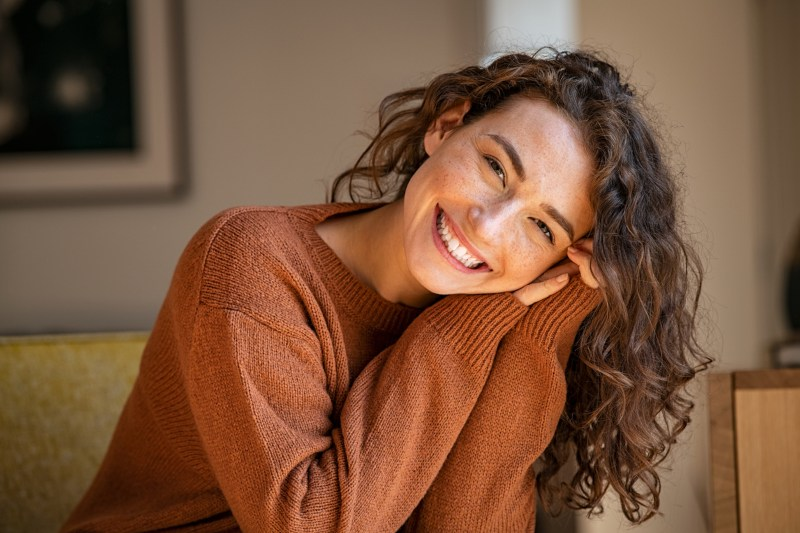
#> input picture example_inputs/persona.jpg, 800 x 533 px
$ jupyter execute all.ipynb
#> lines starting #> are read from the running program, lines starting #| are printed output that depends on the picture
[cell 1]
import numpy as np
import cv2
import matplotlib.pyplot as plt
from math import pi
from scipy import signal

[cell 2]
img = cv2.imread('../example_inputs/persona.jpg')
#> img is the input picture: shape (533, 800, 3); mean B, G, R 60, 84.7, 123.4
img = cv2.cvtColor(img, cv2.COLOR_BGR2RGB)
plt.imshow(img, cmap='gray')

GO TO GRAYSCALE

[cell 3]
def rgb2grayscale(img: np.ndarray):
    return np.around((img[:, :, 0]*0.3 + img[:, :, 1]*0.59 + img[:, :, 2]*0.11))

[cell 4]
img_gray = rgb2grayscale(img)

DEFINE CONVOLUTION

[cell 5]
def correlation(img: np.ndarray, filter: np.ndarray):
    img_x, img_y = img.shape[0], img.shape[1]
    kernel_x, kernel_y = filter.shape[0], filter.shape[1]
    if kernel_x != kernel_y:
        raise ValueError("Kernel has to be NxN")

    k = kernel_x
    new_img = np.zeros((img_x, img_y))

    pad = int((k-1)/2)

    for x in range(pad, img_x - pad):
        for y in range(pad, img_y - pad):
            subimagen = img[x - pad:x + pad + 1, y - pad:y + pad + 1]
            new_img[x, y] = np.sum(subimagen * filter)

    return new_img

[cell 6]
def correlation(img, template):
    return signal.correlate2d(img, template)
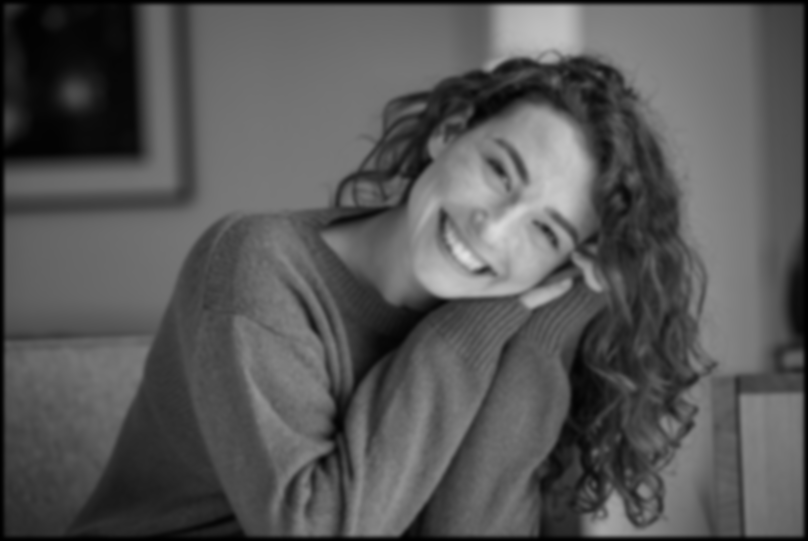
#> returned value: shape (541, 808) float64; min 0.027, max 226.1, mean 87.1

DEFINE AND APPLY GAUSSIAN KERNEL

[cell 7]
def gaussianKernel(size: int, sigma: float):
    if size % 2 == 0:
        raise ValueError("Size must be odd")
    return np.fromfunction(
        lambda x, y: (1 / ((sigma**2)*2*pi))*np.exp(-(((x-((size-1)/2))**2 + (y-((size-1)/2))**2) / (2*(sigma**2)))), (size, size)
        )

[cell 8]
blurry_img = correlation(img_gray, gaussianKernel(9, 2))

DEFINE SOBEL X AND SOBEL Y, APPLY THEM

[cell 9]
sobel_y = np.array([[-1, 0, 1],
                  [-2, 0, 2],
                  [-1, 0, 1]])/8

sobel_x = np.array([[-1, -2, -1],
                    [0, 0, 0],
                    [1, 2, 1]])/8

img_y = correlation(blurry_img, sobel_x)
#> in correlation (call 2), `return signal.correlate2d(img, template)`:
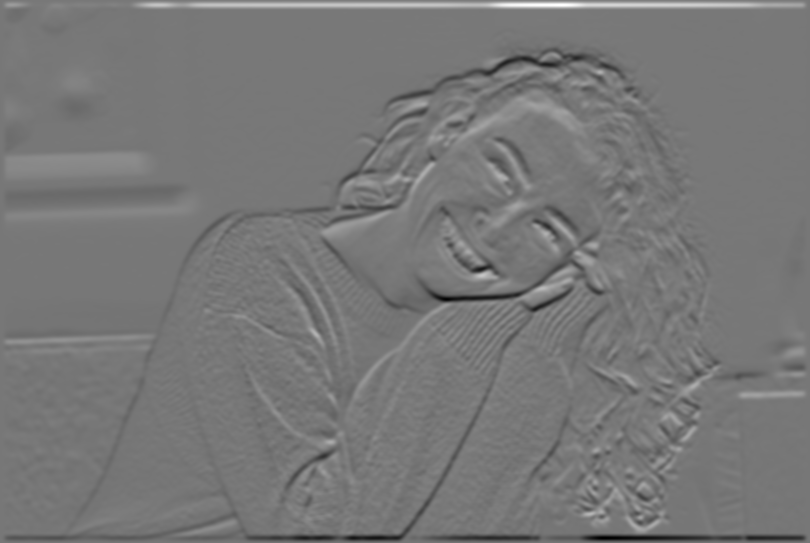
#> returned value: shape (543, 810) float64; min -31.5, max 35.52, mean 0; drawn with min black and max white
img_x = correlation(blurry_img, sobel_y)
#> in correlation (call 3), `return signal.correlate2d(img, template)`:
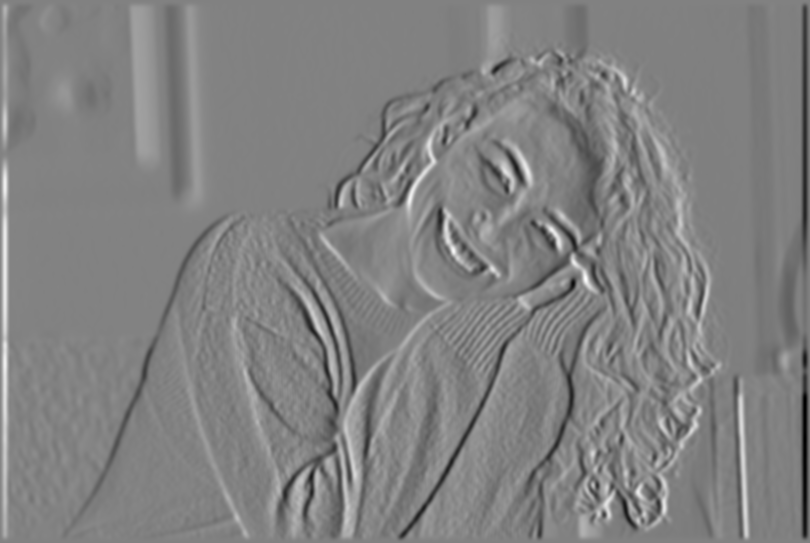
#> returned value: shape (543, 810) float64; min -22.53, max 21.76, mean 0; drawn with min black and max white

[cell 10]
# [7 lines of commented-out code are left out]

CALCULATE MAGNITUDE AND DIRECTION FROM SOBEL

[cell 11]
magnitude = np.sqrt(img_x**2 + img_y**2)
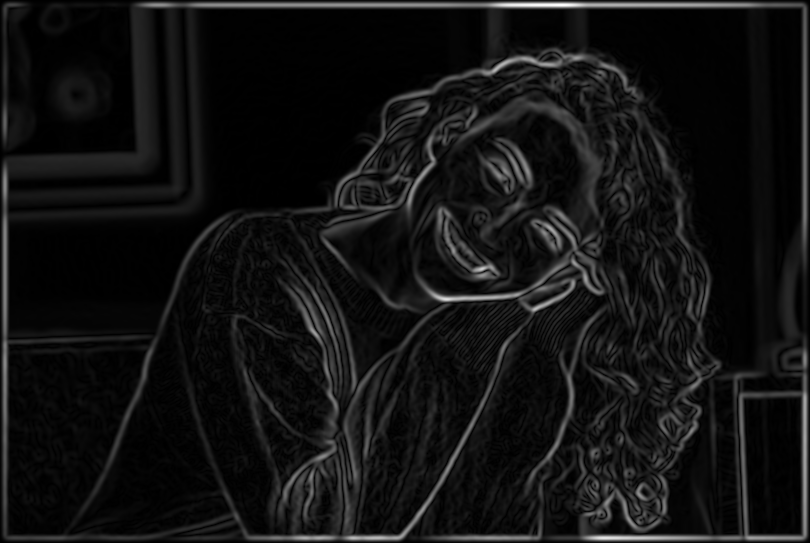
#> magnitude: shape (543, 810) float64; min 5.55e-17, max 35.52, mean 2.7; drawn with min black and max white
# plt.imshow(magnitude, cmap='viridis')
# plt.colorbar()

[cell 12]
plt.imshow(magnitude, cmap='gray')

[cell 13]
direction = np.arctan2(img_y, img_x)
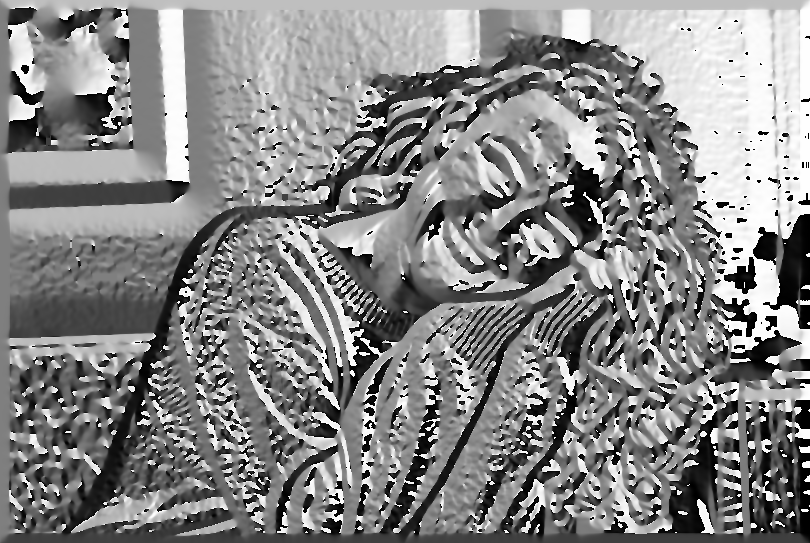
#> direction: shape (543, 810) float64; min -3.14, max 3.14, mean 0.191; drawn with min black and max white
direction_dg = direction * 180 / pi
direction_dg[direction_dg < 0] += 180
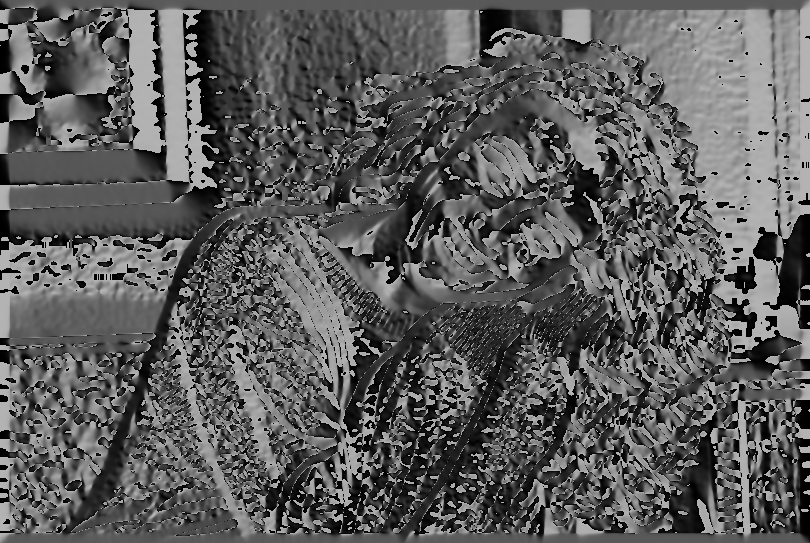
#> direction_dg: shape (543, 810) float64; min 0, max 180, mean 92.6
plt.imshow(direction_dg, cmap='viridis')
plt.colorbar()
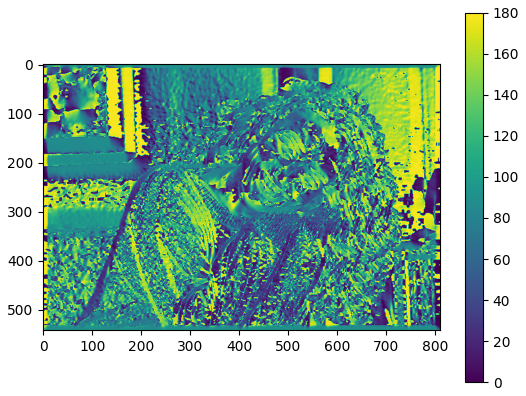
#> figure drawn by matplotlib, 2 panels

NON MAXIMA POINTS ELIMINATION IN THE GRADIENT DIRECTION

[cell 14]
def nonMaximaElimination(magnitude: np.ndarray, direction: np.ndarray):
    result = magnitude.copy()

    for x in range(1, magnitude.shape[0]-1):
        for y in range(1, magnitude.shape[1]-1):
            ang = direction[x, y]
            mag = magnitude[x, y]

            if ang <= 30 or ang > 150:
                if not (mag >= magnitude[x, y+1] and mag >= magnitude[x, y-1]):
                    result[x, y] = 0

            elif 30 < ang <= 60:
                if not (mag >= magnitude[x+1, y+1] and mag >= magnitude[x-1, y-1]):
                    result[x, y] = 0

            elif 60 < ang <= 120:
                if not (mag >= magnitude[x+1, y] and mag >= magnitude[x-1, y]):
                    result[x, y] = 0
            else:
                if not (mag >= magnitude[x+1, y-1] and mag >= magnitude[x-1, y+1]):
                    result[x, y] = 0
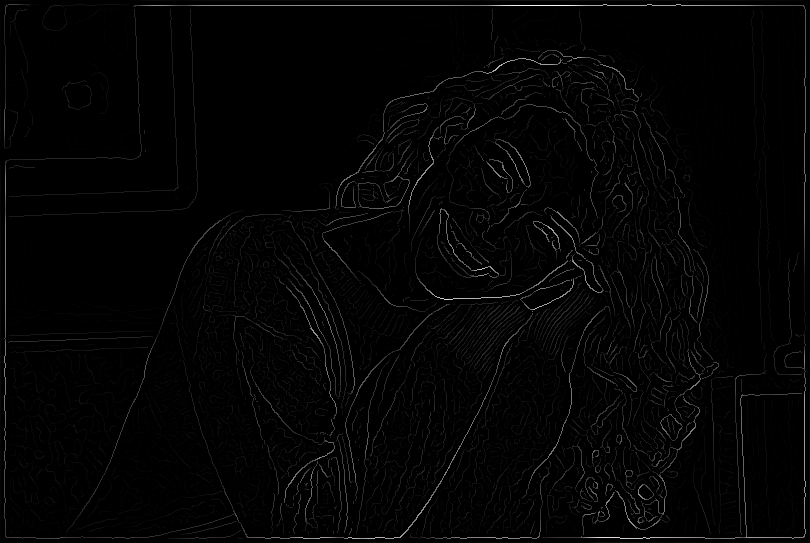
#> result: shape (543, 810) float64; min 0, max 35.52, mean 0.5; drawn with min black and max white

    return result

[cell 15]
img_nonMaxima = nonMaximaElimination(magnitude, direction_dg)

[cell 16]
plt.imshow(img_nonMaxima, cmap='gray')

DOUBLE THRESHOLDING

[cell 17]
def threshold(value: int, min_threshold: int, max_threshold: int):
    if value <= min_threshold:
        return 0
    elif value >= max_threshold:
        return 255
    else:
        return 150

[cell 18]
threshold_v = np.vectorize(threshold)
img_threshold = threshold_v(img_nonMaxima, 3, 9)
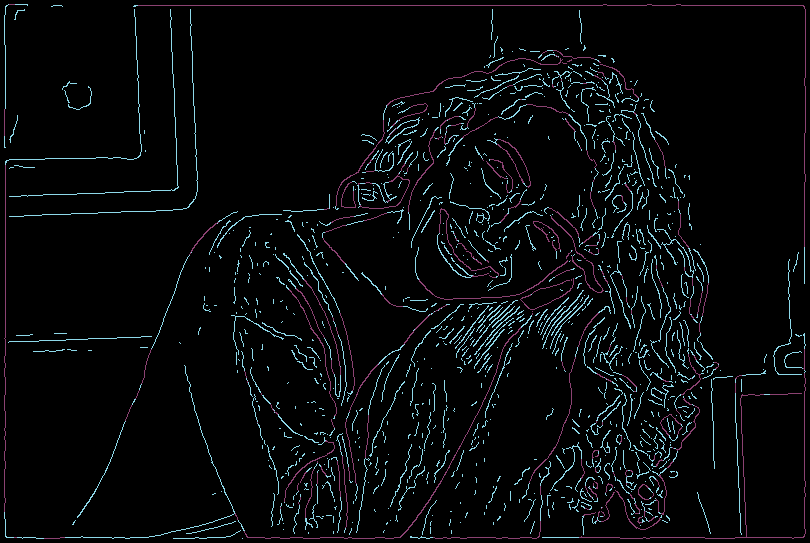
#> img_threshold: shape (543, 810) int64; 3 distinct labels, from 0 to 255; one colour per label, 0 black

[cell 19]
plt.imshow(img_threshold, cmap='gray')

BORDERS BINDING

[cell 20]
def bindingBorders(img: np.ndarray):
    result = img.copy()
    for x in range(2, img.shape[0]-2):
        for y in range(2, img.shape[1]-2):
            if img[x, y] == 150:
                neighbors = [img[x-1, y-1], img[x-1, y], img[x-1, y+1], img[x, y+1],
                             img[x+1, y+1], img[x+1, y], img[x+1, y-1], img[x, y-1]]
                if (255 in neighbors):
                    result[x, y] = 255
                else:
                    result[x, y] = 0
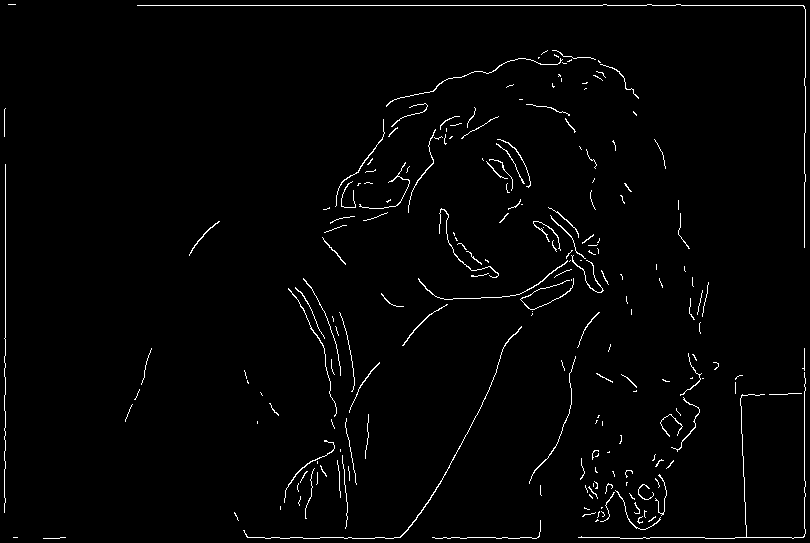
#> result: shape (543, 810) int64; 1.8% white in thin lines or dots
    return result

$ run again, with example_inputs/telefonica.jpg copied over example_inputs/persona.jpg
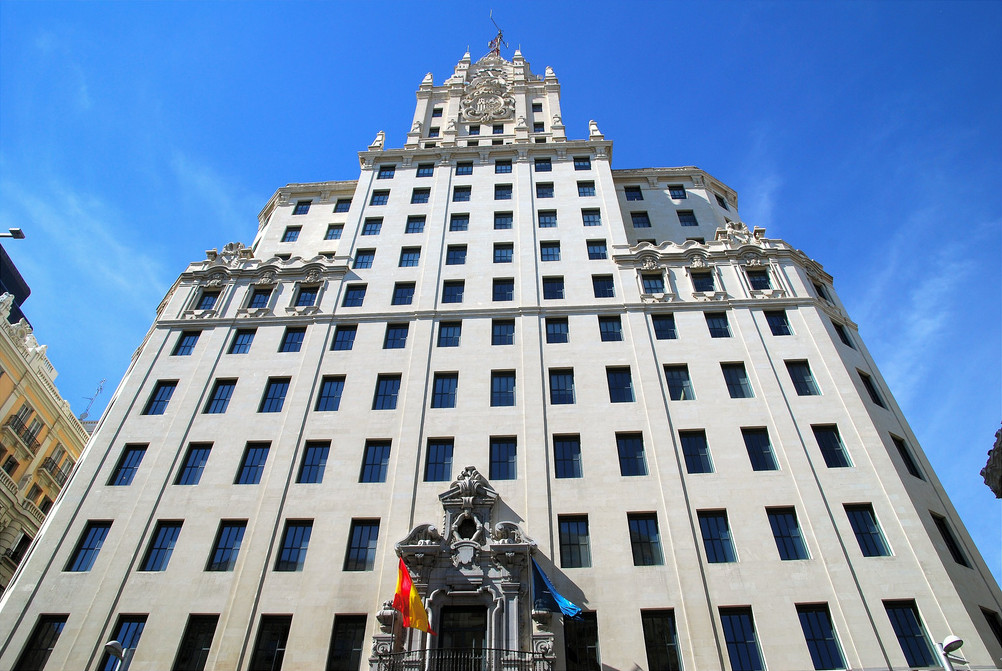
#> input picture example_inputs/telefonica.jpg, 1002 x 671 px
#> img is the input picture: shape (671, 1002, 3); mean B, G, R 180.3, 146.9, 120.4
#> img_threshold: shape (681, 1012) int64; 3 distinct labels, from 0 to 255
#> after the loop in bindingBorders, `for x in range(2, img.shape[0]-2):`:
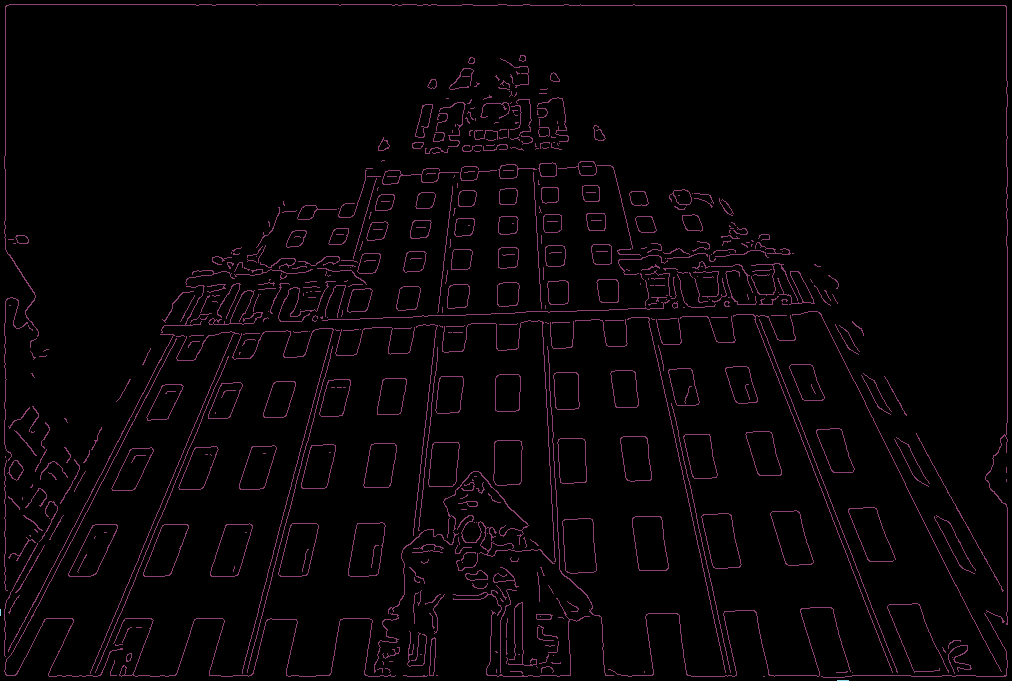
#> result: shape (681, 1012) int64; 3 distinct labels, from 0 to 255; one colour per label, 0 black
